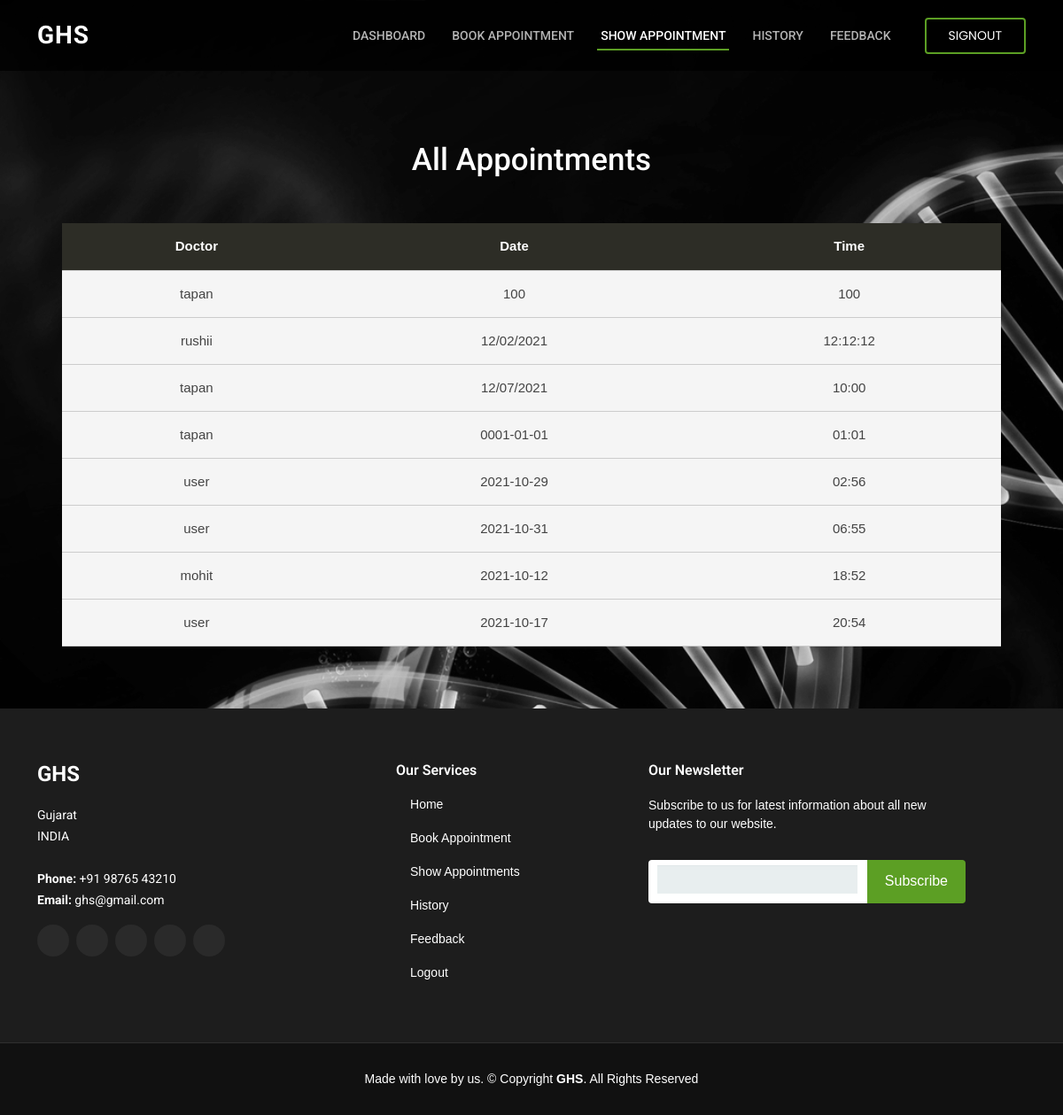
Page /show_appointment (signed in) on the committed database.
### ghsapp/models.py (models this page shows, shortened)
class Appointment(models.Model):
    doctor_app = models.ForeignKey(
        User, on_delete=models.CASCADE, related_name='doctor_app')
    user_app = models.ForeignKey(
        User, on_delete=models.CASCADE, related_name='user_app')
    date = models.CharField(max_length=10)
    time = models.CharField(max_length=10)

### ghsapp/views.py (the view)
# urls.py: path('show_appointment', views.show_appointment, name='show_appointment'),
@login_required(login_url='error')
def show_appointment(request):
    appointments = Appointment.objects.filter(user_app=request.user)
    context = {
        'appointments': appointments
    }
    try:
        doctorInfo.objects.get(doctor=request.user)
        return render(request, 'user/show_appointment.html', context)
    except:
        return render(request, 'show_appointment_user.html', context)

### templates/show_appointment_user.html (shortened to what this page needs)
<!DOCTYPE html>
<html lang="en">
<head>
    <link href="static/assets3/vendor/animate.css/animate.min.css" rel="stylesheet">
    <link href="static/assets3/vendor/bootstrap/css/bootstrap.min.css" rel="stylesheet">
    <link href="static/assets3/vendor/bootstrap-icons/bootstrap-icons.css" rel="stylesheet">
    <link href="static/assets3/vendor/boxicons/css/boxicons.min.css" rel="stylesheet">
    <link href="static/assets3/vendor/glightbox/css/glightbox.min.css" rel="stylesheet">
    <link href="static/assets3/vendor/swiper/swiper-bundle.min.css" rel="stylesheet">
    <link href="static/assets3/css/style.css" rel="stylesheet">
</head>
<body>
    <header id="header" class="fixed-top d-flex align-items-center">
        <div class="container d-flex align-items-center justify-content-between">
            <h1 class="logo"><a href="{% url 'user_home' %}">GHS</a></h1>
            <nav id="navbar" class="navbar">
                <ul>
                    <li><a class="nav-link scrollto" href="{% url 'user_home' %}">Dashboard</a></li>
                    <li><a class="nav-link scrollto" href="{% url 'book_appointment' %}">Book Appointment</a></li>
                    <li><a class="nav-link scrollto active" href="{% url 'show_appointment' %}">Show Appointment</a></li>
                    <li><a class="nav-link scrollto " href="{% url 'history' %}">History</a></li>
                    <li><a class="nav-link scrollto " href="{% url 'feedback' %}">Feedback</a></li>
                    <li><a class="getstarted scrollto" href="{% url 'signout' %}">Signout</a></li>
                </ul>
            </nav>
        </div>
    </header>
    <div class="bikes" style="margin-top: 160px">
        <h1>All Appointments</h1>
        <table>
            <tr class="head">
                <th>Doctor</th>
                <th>Date</th>
                <th>Time</th>
            </tr>
            {% for appointment in appointments %}
            <tr class="clickable-row" href="{% url 'home'%}">
                <td>{{appointment.doctor_app}}</td>
                <td>{{appointment.date}}</td>
                <td>{{appointment.time}}</td>
            </tr>
            <tr>
                {% endfor %}
            </tr>
        </table>
    </div>
    <footer id="footer">
        <div class="footer-top">
            <div class="container">
                <div class="row">
                    <div class="col-lg-3 col-md-6">
                        <div class="footer-info">
                            <h3>GHS</h3>
                            <p>
                                Gujarat <br> INDIA<br><br>
                                <strong>Phone:</strong> +91 98765 43210<br>
                                <strong>Email:</strong> ghs@gmail.com<br>
                            </p>
                            <div class="social-links mt-3">
                                <a href="#" class="twitter"><i class="bx bxl-twitter"></i></a>
                                <a href="#" class="facebook"><i class="bx bxl-facebook"></i></a>
                                <a href="#" class="instagram"><i class="bx bxl-instagram"></i></a>
                                <a href="#" class="google-plus"><i class="bx bxl-skype"></i></a>
                                <a href="#" class="linkedin"><i class="bx bxl-linkedin"></i></a>
                            </div>
                        </div>
                    </div>
                    <div class="col-lg-3 col-md-6 footer-links" style="margin-left: 120px;">
                        <h4>Our Services</h4>
                        <ul>
                            <li><i class="bx bx-chevron-right"></i> <a href="{% url 'user_home' %}">Home</a></li>
                            <li><i class="bx bx-chevron-right"></i> <a href="{% url 'book_appointment' %}">Book
                                Appointment</a></li>
                            <li><i class="bx bx-chevron-right"></i> <a href="{% url 'show_appointment' %}">
                                Show
                                Appointments</a></li>
                            <li><i class="bx bx-chevron-right"></i> <a href="{% url 'history' %}">History</a></li>
                            <li><i class="bx bx-chevron-right"></i> <a href="{% url 'feedback' %}">Feedback</a></li>
                            <li><i class="bx bx-chevron-right"></i> <a href="{% url 'signout' %}">Logout</a></li>
                        </ul>
                    </div>
                    <div class="col-lg-4 col-md-6 footer-newsletter">
                        <h4>Our Newsletter</h4>
                        <p>Subscribe to us for latest information about all new updates to our website.</p>
                        <form action="" method="post">
                            <input type="email" name="email"><input type="submit" value="Subscribe">
                        </form>
                    </div>
                </div>
            </div>
        </div>
        <div class="container">
            <div class="copyright"> Made with love by us. &copy; Copyright <strong><span>GHS</span></strong>. All Rights Reserved
            </div>
        </div>
    </footer>
</body>
</html>

### static/assets3/css/style.css (style rules this page uses)
body { font-family: "Open Sans", sans-serif; color: #444444; }
a { color: #5c9f24; text-decoration: none; }
h1, h2, h3, h4, h5, h6 { font-family: "Roboto", sans-serif; }
#header { background: rgba(0, 0, 0, 0.75); transition: all 0.5s; z-index: 997; height: 80px; }
#header .logo { font-size: 28px; margin: 0; padding: 0; line-height: 1; font-weight: 700; letter-spacing: 1px; text-transform: uppercase; }
#header .logo a { color: #fff; }
.navbar { padding: 0; }
.navbar ul { margin: 0; padding: 0; display: flex; list-style: none; align-items: center; }
.navbar li { position: relative; }
.navbar>ul>li { white-space: nowrap; padding: 10px 0 10px 22px; }
.navbar a, .navbar a:focus { display: flex; align-items: center; justify-content: space-between; padding: 0 4px; font-family: "Roboto", sans-serif; font-size: 14px; font-weight: 500; color: rgba(255, 255, 255, 0.7); white-space: nowrap; transition: 0.3s; text-transform: uppercase; position: relative; }
.navbar>ul>li>a:before { content: ""; position: absolute; width: 100%; height: 2px; bottom: -6px; left: 0; background-color: #5c9f24; visibility: hidden; width: 0px; transition: all 0.3s ease-in-out 0s; }
.navbar a:hover:before, .navbar li:hover>a:before, .navbar .active:before { visibility: visible; width: 100%; }
.navbar a:hover, .navbar .active, .navbar .active:focus, .navbar li:hover>a { color: #fff; }
.navbar .getstarted, .navbar .getstarted:focus { padding: 8px 25px; margin-left: 12px; border-radius: 4px; color: #fff; font-weight: 400; font-family: "Poppins", sans-serif; border: 2px solid #5c9f24; }
#footer { background: #111111; padding: 0 0 30px 0; color: #fff; font-size: 14px; }
#footer .footer-top { background: #1d1d1d; border-bottom: 1px solid #2f2f2f; padding: 60px 0 30px 0; }
#footer .footer-top .footer-info { margin-bottom: 30px; }
#footer .footer-top .footer-info h3 { font-size: 24px; margin: 0 0 20px 0; padding: 2px 0 2px 0; line-height: 1; font-weight: 700; }
#footer .footer-top .footer-info p { font-size: 14px; line-height: 24px; margin-bottom: 0; font-family: "Roboto", sans-serif; color: #fff; }
#footer .footer-top .social-links a { font-size: 18px; display: inline-block; background: #2a2a2a; color: #fff; line-height: 1; padding: 8px 0; margin-right: 4px; border-radius: 50%; text-align: center; width: 36px; height: 36px; transition: 0.3s; }
#footer .footer-top h4 { font-size: 16px; font-weight: 600; color: #fff; position: relative; padding-bottom: 12px; }
#footer .footer-top .footer-links { margin-bottom: 30px; }
#footer .footer-top .footer-links ul { list-style: none; padding: 0; margin: 0; }
#footer .footer-top .footer-links ul i { padding-right: 2px; color: #8ed851; font-size: 18px; line-height: 1; }
#footer .footer-top .footer-links ul li { padding: 10px 0; display: flex; align-items: center; }
#footer .footer-top .footer-links ul li:first-child { padding-top: 0; }
#footer .footer-top .footer-links ul a { color: #fff; transition: 0.3s; display: inline-block; line-height: 1; }
#footer .footer-top .footer-newsletter form { margin-top: 30px; background: #fff; padding: 6px 10px; position: relative; border-radius: 4px; }
#footer .footer-top .footer-newsletter form input[type=email] { border: 0; padding: 4px; width: calc(100% - 110px); }
#footer .footer-top .footer-newsletter form input[type=submit] { position: absolute; top: 0; right: -2px; bottom: 0; border: 0; background: none; font-size: 16px; padding: 0 20px; background: #5c9f24; color: #fff; transition: 0.3s; border-radius: 0 4px 4px 0; }
#footer .copyright { text-align: center; padding-top: 30px; }

### rows in the picture
Appointment: doctor_app "tapan", date "100", time "100"
Appointment: doctor_app "rushii", date "12/02/2021", time "12:12:12"
Appointment: doctor_app "tapan", date "12/07/2021", time "10:00"
Appointment: doctor_app "tapan", date "0001-01-01", time "01:01"
Appointment: doctor_app "user", date "2021-10-29", time "02:56"
Appointment: doctor_app "user", date "2021-10-31", time "06:55"
Appointment: doctor_app "mohit", date "2021-10-12", time "18:52"
Appointment: doctor_app "user", date "2021-10-17", time "20:54"
